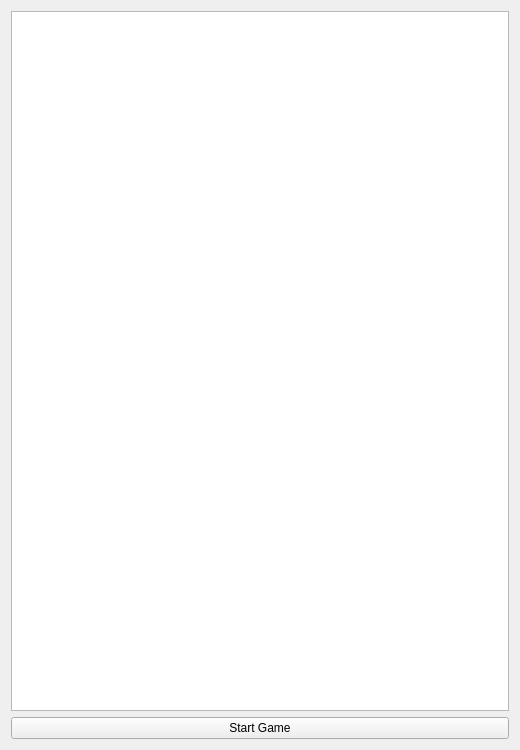
<?xml version="1.0" encoding="UTF-8"?>
<ui version="4.0">
 <class>Widget</class>
 <widget class="QWidget" name="Widget">
  <property name="geometry">
   <rect>
    <x>0</x>
    <y>0</y>
    <width>520</width>
    <height>750</height>
   </rect>
  </property>
  <property name="minimumSize">
   <size>
    <width>520</width>
    <height>750</height>
   </size>
  </property>
  <property name="maximumSize">
   <size>
    <width>520</width>
    <height>750</height>
   </size>
  </property>
  <property name="windowTitle">
   <string>Widget</string>
  </property>
  <layout class="QVBoxLayout" name="verticalLayout">
   <item>
    <widget class="QGraphicsView" name="graphicsView"/>
   </item>
   <item>
    <widget class="QPushButton" name="startGameBtn">
     <property name="text">
      <string>Start Game</string>
     </property>
    </widget>
   </item>
  </layout>
 </widget>
 <resources/>
 <connections/>
</ui>
